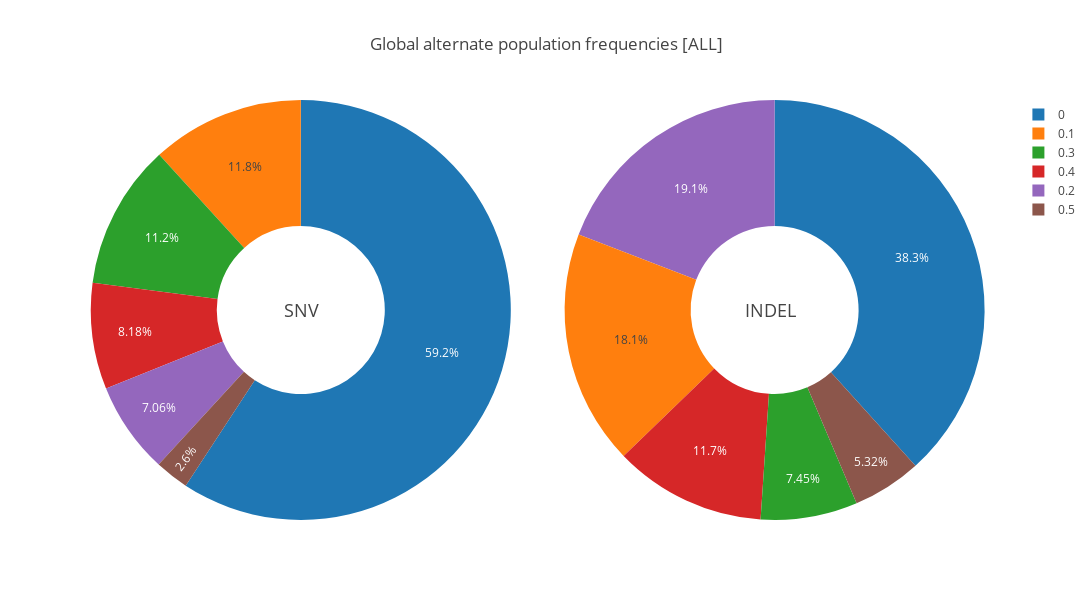

Notebook code for this chart:
### Code cell
import pandas as pd
import plotly.offline as py
import plotly.graph_objs as go
from plotly.offline import get_plotlyjs, init_notebook_mode

snv_pandas = oskar.facet(df, "type[SNV]>>popFreq__GNOMAD_GENOMES__ALL[0..0.5]:0.1").toPandas()
indel_pandas = oskar.facet(df, "type[INDEL]>>popFreq__GNOMAD_GENOMES__ALL[0..0.5]:0.1").toPandas()

init_notebook_mode(connected = True)

fig = {
  "data": [
    {
      "values": snv_pandas["count"],
      "labels": snv_pandas["popFreq__GNOMAD_GENOMES__ALLRange"].round(1),
      "domain": {"x": [0, .48]},
      "hole": .4,
      "type": "pie"
    },
    {
      "values": indel_pandas["count"],
      "labels": indel_pandas["popFreq__GNOMAD_GENOMES__ALLRange"].round(1),
      "domain": {"x": [.51, 1]},
      "hole": .4,
      "type": "pie"
    }],
  "layout": {
        "title":"Global alternate population frequencies [ALL]",
        "autosize":False,
        "width":1400,
        "height":600,
        "annotations": [
            {
                "font": {
                    "size": 18
                },
                "showarrow": False,
                "text": "SNV",
                "x": 0.22,
                "y": 0.5
            },
            {
                "font": {
                    "size": 18
                },
                "showarrow": False,
                "text": "INDEL",
                "x": 0.78,
                "y": 0.5
            }
        ]
    }
}
py.iplot(fig, filename = 'donut')

### Figure 1 — Plotly figure (JSON) as saved in the notebook; plotly's stock layout.template omitted (floating-point values rounded to 4 significant figures)
{"data": [{"domain": {"x": [0, 0.48]}, "hole": 0.4, "labels": [0, 0.1, 0.2, 0.3, 0.4, 0.5], "type": "pie", "uid": "b95746ab-7952-4225-b89c-baed8426abd0", "values": [478, 95, 57, 90, 66, 21]}, {"domain": {"x": [0.51, 1]}, "hole": 0.4, "labels": [0, 0.1, 0.2, 0.3, 0.4, 0.5], "type": "pie", "uid": "49c866d9-e297-47d3-b74b-b82f51e49bb9", "values": [36, 17, 18, 7, 11, 5]}], "layout": {"annotations": [{"font": {"size": 18}, "showarrow": false, "text": "SNV", "x": 0.22, "y": 0.5}, {"font": {"size": 18}, "showarrow": false, "text": "INDEL", "x": 0.78, "y": 0.5}], "autosize": false, "height": 600, "title": {"text": "Global alternate population frequencies [ALL]"}, "width": 1400}}
